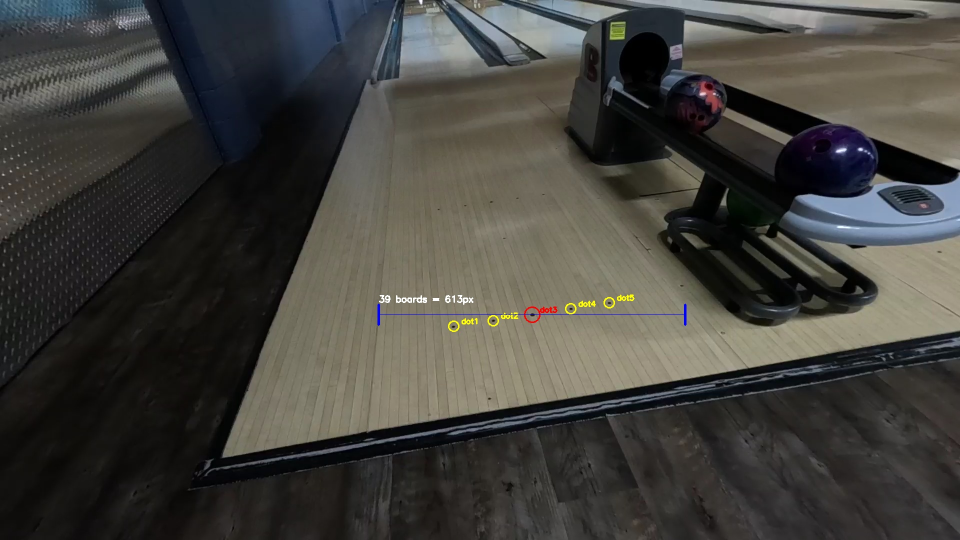
#> input picture backend/approach_dots.jpg, 1920 x 1080 px (shown at 1/2 size)
$ python -i empty_lane_boards.py   (imports and definitions only)
#> lines starting #> are read from the running program, lines starting #| are printed output that depends on the picture
#> further down, picture is the input picture: shape (1080, 1920, 3); mean B, G, R 61.3, 65.9, 67.1
#!/usr/bin/env python3
"""
Find frame without bowler and outline approach and lane regions
"""

import cv2
import numpy as np
import os

# [65 lines left out: function find_empty_lane_frame, not called in this run]

def detect_approach_and_lane_boundaries(frame):
    """
    Detect the approach and lane boundaries using edge detection and line finding
    """
    height, width = frame.shape[:2]
#> height = 1080; width = 1920
    gray = cv2.cvtColor(frame, cv2.COLOR_BGR2GRAY)
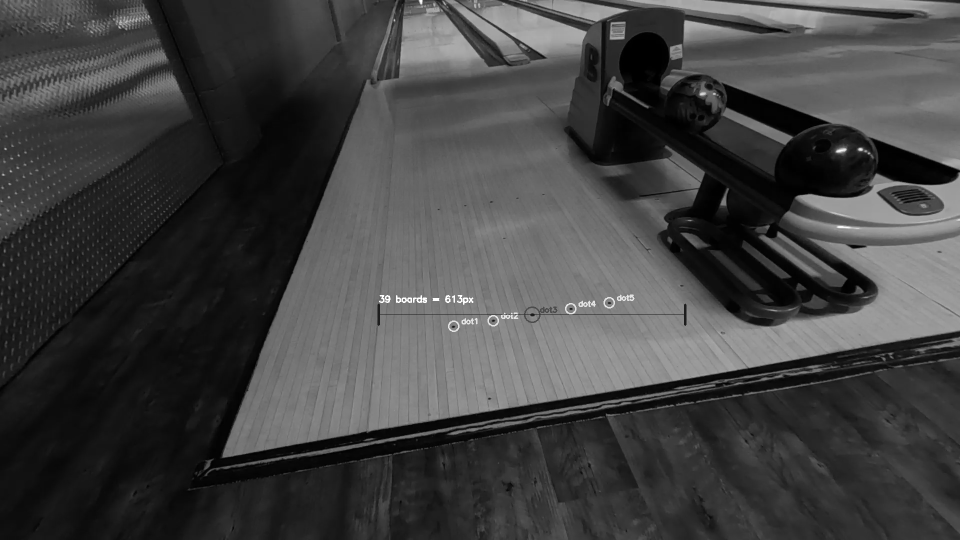
#> gray: shape (1080, 1920) (shown at 1/2 size); min 0, max 255, mean 65.7

    # Apply Gaussian blur to reduce noise
    blurred = cv2.GaussianBlur(gray, (5, 5), 0)

    # Edge detection
    edges = cv2.Canny(blurred, 50, 150)
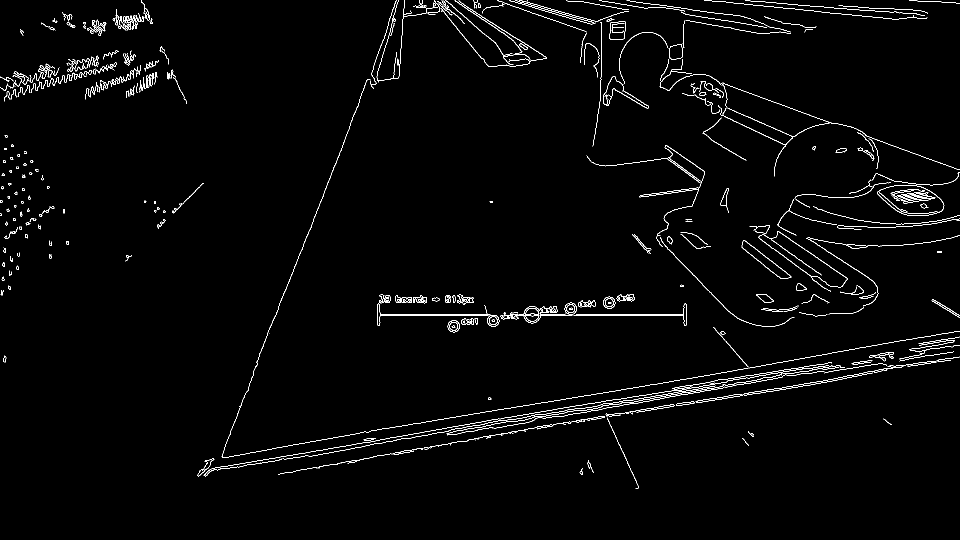
#> edges: shape (1080, 1920) (shown at 1/2 size); 1.8% white in thin lines or dots

    # Find lines using Hough transform
    lines = cv2.HoughLinesP(edges, 1, np.pi/180, threshold=100, minLineLength=100, maxLineGap=20)
#> lines = 82 rows, first 6: [754, 628, 980, 628], [754, 630, 1373, 630], [579, 911, 1151, 811], [1230, 782, 1915, 662], [736, 890, 901, 860], [1116, 833, 1612, 746]

    if lines is None:
        print("No lines detected")
        return None, None

    # Categorize lines
    horizontal_lines = []
    vertical_lines = []

    for line in lines:
        x1, y1, x2, y2 = line[0]

        # Calculate angle
        angle = np.arctan2(y2-y1, x2-x1) * 180 / np.pi
        if angle < 0:
            angle += 180

        length = np.sqrt((x2-x1)**2 + (y2-y1)**2)

        if abs(angle - 90) < 30:  # Vertical lines
            vertical_lines.append((x1, y1, x2, y2, length))
        elif abs(angle) < 30 or abs(angle - 180) < 30:  # Horizontal lines
            horizontal_lines.append((x1, y1, x2, y2, length))
#> this loop made 82 passes
#> (x1, y1, x2, y2, angle, length) on passes 1 to 12: (754, 628, 980, 628, 0, 226), (754, 630, 1373, 630, 0, 619), (579, 911, 1151, 811, 170.1, 580.7), (1230, 782, 1915, 662, 170.1, 695.4), (736, 890, 901, 860, 169.7, 167.7), (1116, 833, 1612, 746, 170.1, 503.6), (1137, 846, 1641, 766, 171, 510.3), (1155, 840, 1650, 761, 170.9, 501.3), (1478, 758, 1579, 741, 170.4, 102.4), (1260, 804, 1545, 754, 170, 289.4), (893, 836, 1229, 782, 170.9, 340.3), (596, 940, 1033, 863, 170, 443.7)
#> (x1, y1, x2, y2, angle) on passes 63, 64, 66, 67, 70, 71: (618, 912, 722, 894, 170.2), (1779, 733, 1918, 714, 172.2), (787, 909, 900, 887, 169), (399, 941, 573, 911, 170.2), (79, 163, 224, 137, 169.8), (895, 653, 1019, 631, 169.9)
#> after the loop, horizontal_lines = 62 items, first 6: (754, 628, 980, 628, 226), (754, 630, 1373, 630, 619), (579, 911, 1151, 811, 580.7), (1230, 782, 1915, 662, 695.4), (736, 890, 901, 860, 167.7), (1116, 833, 1612, 746, 503.6); vertical_lines = [(519, 706, 661, 353, 380.5), (443, 913, 515, 725, 201.3), (656, 365, 735, 159, 220.6), (1200, 202, 1203, 38, 164), (1228, 865, 1277, 974, 119.5)]

    print(f"Found {len(horizontal_lines)} horizontal lines, {len(vertical_lines)} vertical lines")
#| Found 62 horizontal lines, 5 vertical lines

    # Debug: print some horizontal lines
    print("Sample horizontal lines (bottom 10):")
    sorted_horiz = sorted(horizontal_lines, key=lambda x: min(x[1], x[3]), reverse=True)
#> sorted_horiz = 62 items, first 6: (454, 937, 578, 916, 125.8), (399, 941, 573, 911, 176.6), (505, 929, 615, 910, 111.6), (556, 948, 787, 907, 234.6), (618, 912, 722, 894, 105.5), (787, 909, 900, 887, 115.1)
    for i, (x1, y1, x2, y2, length) in enumerate(sorted_horiz[:10]):
        print(f"  Line {i}: y={min(y1,y2)}, length={length:.1f}")
#> this loop made 10 passes
#> (x1, y1, x2, y2, length) on passes 1 to 10: (454, 937, 578, 916, 125.8), (399, 941, 573, 911, 176.6), (505, 929, 615, 910, 111.6), (556, 948, 787, 907, 234.6), (618, 912, 722, 894, 105.5), (787, 909, 900, 887, 115.1), (484, 927, 726, 885, 245.6), (646, 907, 790, 881, 146.3), (415, 920, 710, 868, 299.5), (596, 940, 1033, 863, 443.7)
#|   Line 0: y=916, length=125.8
#|   Line 1: y=911, length=176.6
#|   Line 2: y=910, length=111.6
#|   Line 3: y=907, length=234.6
#|   Line 4: y=894, length=105.5
#|   Line 5: y=887, length=115.1
#|   Line 6: y=885, length=245.6
#|   Line 7: y=881, length=146.3
#> (further printed lines are left out)

    # Find foul line - use the lowest horizontal line as approximation
    if horizontal_lines:
        # Sort by y position (lowest first)
        sorted_horiz = sorted(horizontal_lines, key=lambda x: min(x[1], x[3]), reverse=True)
        foul_line = sorted_horiz[0]  # Lowest y position
#> foul_line = (454, 937, 578, 916, 125.8)
        print(f"Using lowest horizontal line as foul line at y ≈ {min(foul_line[1], foul_line[3])}")
#| Using lowest horizontal line as foul line at y ≈ 916
    else:
        print("No horizontal lines found")
        return None, None

    # Find lane boundaries (long vertical lines)
    lane_left = None
    lane_right = None

    if vertical_lines:
        print("Sample vertical lines:")
        sorted_vert = sorted(vertical_lines, key=lambda x: x[4], reverse=True)  # Sort by length
#> sorted_vert = [(519, 706, 661, 353, 380.5), (656, 365, 735, 159, 220.6), (443, 913, 515, 725, 201.3), (1200, 202, 1203, 38, 164), (1228, 865, 1277, 974, 119.5)]
        for i, (x1, y1, x2, y2, length) in enumerate(sorted_vert[:10]):
            print(f"  Vertical {i}: x={min(x1,x2)}, length={length:.1f}")
#> this loop made 5 passes
#|   Vertical 0: x=519, length=380.5
#|   Vertical 1: x=656, length=220.6
#|   Vertical 2: x=443, length=201.3
#|   Vertical 3: x=1200, length=164.0
#|   Vertical 4: x=1228, length=119.5

        # Find the leftmost and rightmost long vertical lines
        long_verticals = [line for line in vertical_lines if line[4] > height * 0.2]  # 20% of height
#> long_verticals = [(519, 706, 661, 353, 380.5), (656, 365, 735, 159, 220.6)]
        print(f"Long vertical lines (> {height * 0.2:.0f} pixels): {len(long_verticals)}")
#| Long vertical lines (> 216 pixels): 2

        if long_verticals:
            # Sort by x position
            long_verticals.sort(key=lambda x: min(x[0], x[2]))
            lane_left = long_verticals[0]
#> lane_left = (519, 706, 661, 353, 380.5)
            lane_right = long_verticals[-1]
#> lane_right = (656, 365, 735, 159, 220.6)
            print(f"Lane boundaries: left at x ≈ {min(lane_left[0], lane_left[2])}, right at x ≈ {max(lane_right[0], lane_right[2])}")
#| Lane boundaries: left at x ≈ 519, right at x ≈ 735
        else:
            print("No long vertical lines found, trying lower threshold")
            long_verticals = [line for line in vertical_lines if line[4] > height * 0.1]  # 10% of height
            if long_verticals:
                long_verticals.sort(key=lambda x: min(x[0], x[2]))
                lane_left = long_verticals[0]
                lane_right = long_verticals[-1]
                print(f"Lane boundaries (lower threshold): left at x ≈ {min(lane_left[0], lane_left[2])}, right at x ≈ {max(lane_right[0], lane_right[2])}")
    else:
        print("No vertical lines found")

    return foul_line, (lane_left, lane_right)

# [48 lines left out: function create_approach_lane_outline, not called in this run]

def main():
    video_path = "../video/behind/1.MP4"
    create_approach_lane_outline(video_path)

# [2 lines not run here, left out]

>>> import cv2
>>> picture = cv2.imread('approach_dots.jpg')
>>> result = detect_approach_and_lane_boundaries(picture)
#> result = ((454, 937, 578, 916, 125.8), ((519, 706, 661, 353, 380.5), (656, 365, 735, 159, 220.6)))

$ run again, on backend/bowler_clear.jpg
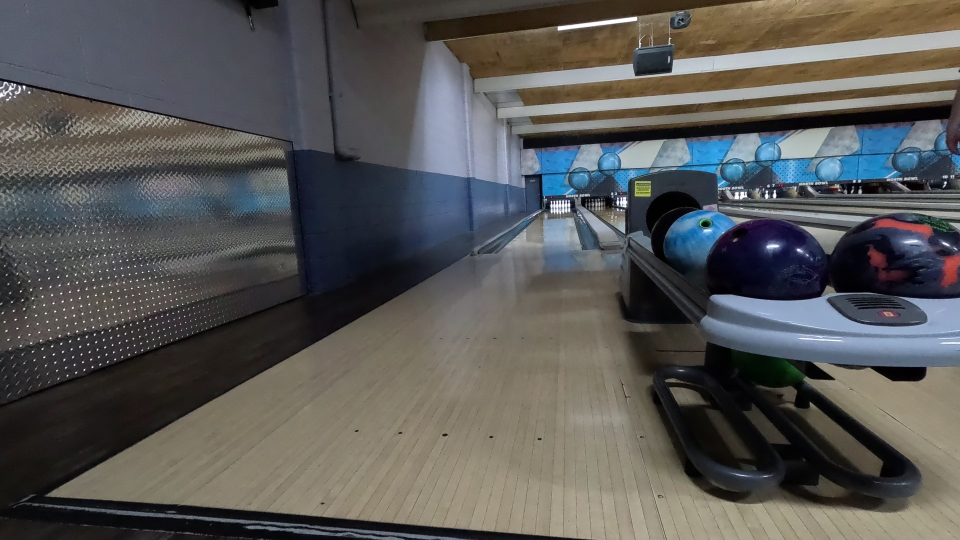
#> input picture backend/bowler_clear.jpg, 1920 x 1080 px (shown at 1/2 size)
#> picture is the input picture: shape (1080, 1920, 3); mean B, G, R 85.8, 87.2, 87.6
#> in detect_approach_and_lane_boundaries, `gray = cv2.cvtColor(frame, cv2.COLOR_BGR2GRAY)`:
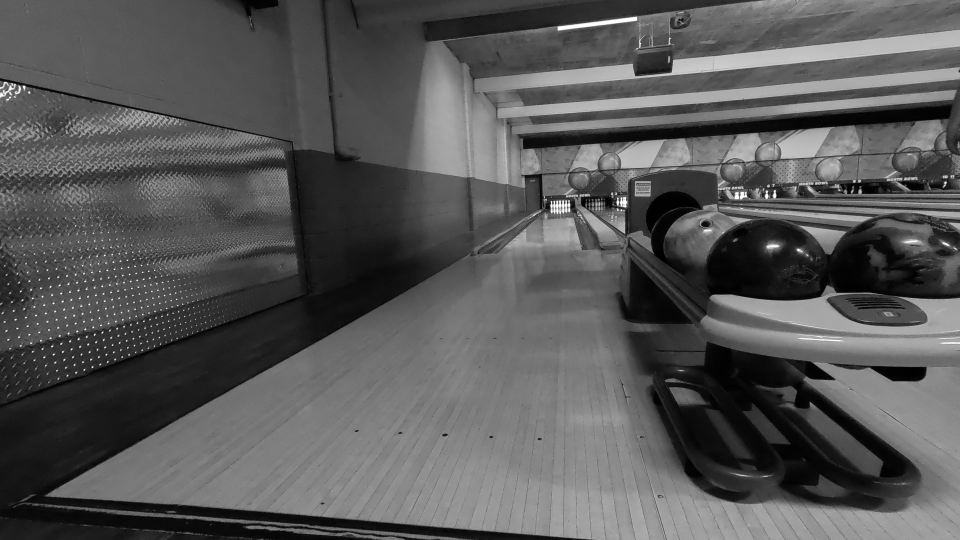
#> gray: shape (1080, 1920) (shown at 1/2 size); min 0, max 255, mean 87.1
#> in detect_approach_and_lane_boundaries, `edges = cv2.Canny(blurred, 50, 150)`:
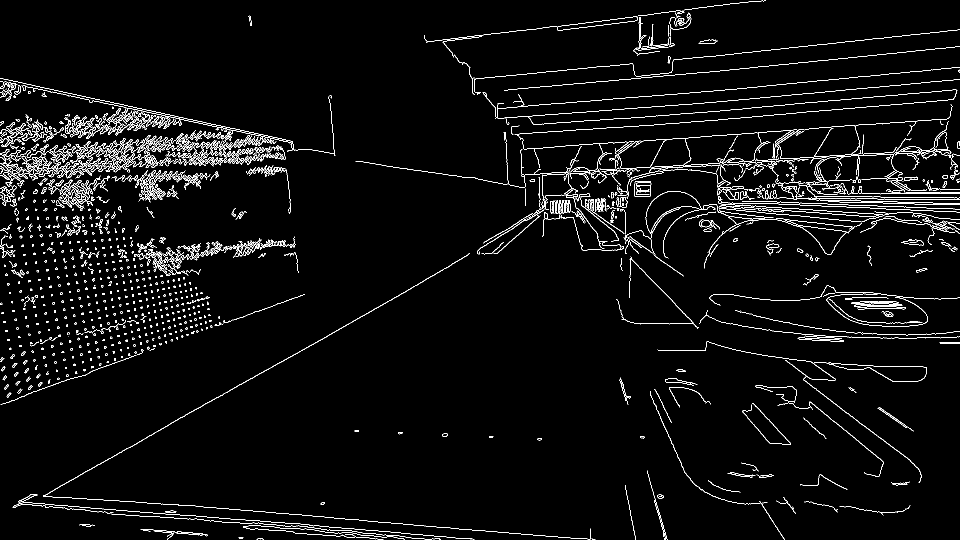
#> edges: shape (1080, 1920) (shown at 1/2 size); 3.6% white in thin lines or dots
#> lines = 383 rows, first 6: [364, 315, 587, 295], [1412, 272, 1893, 238], [1336, 121, 1914, 60], [1, 162, 585, 286], [991, 217, 1251, 195], [1503, 215, 1912, 179]
#> the loop in detect_approach_and_lane_boundaries, `for line in lines:` made 383 passes
#> (x1, y1, x2, y2, angle, length) on passes 1 to 8: (364, 315, 587, 295, 174.9, 223.9), (1412, 272, 1893, 238, 176, 482.2), (1336, 121, 1914, 60, 174, 581.2), (1, 162, 585, 286, 11.99, 597), (991, 217, 1251, 195, 175.2, 260.9), (1503, 215, 1912, 179, 175, 410.6), (1408, 242, 1905, 199, 175.1, 498.9), (1008, 180, 1439, 142, 175, 432.7)
#> after the loop in detect_approach_and_lane_boundaries, `for line in lines:`: horizontal_lines = 374 items, first 6: (364, 315, 587, 295, 223.9), (1412, 272, 1893, 238, 482.2), (1336, 121, 1914, 60, 581.2), (1, 162, 585, 286, 597), (991, 217, 1251, 195, 260.9), (1503, 215, 1912, 179, 410.6); vertical_lines = [(1300, 787, 1371, 947, 175), (1294, 941, 1333, 1077, 141.5)]
#| Found 374 horizontal lines, 2 vertical lines
#> sorted_horiz = 374 items, first 6: (673, 1060, 776, 1070, 103.5), (513, 1057, 645, 1070, 132.6), (513, 1041, 947, 1078, 435.6), (366, 1036, 496, 1047, 130.5), (332, 1034, 491, 1047, 159.5), (195, 1024, 302, 1033, 107.4)
#> the loop in detect_approach_and_lane_boundaries, `for i, (x1, y1, x2, y2, length) in enumerate(sorted_horiz[:10]):` made 10 passes
#> (printed output is left out)
#> foul_line = (673, 1060, 776, 1070, 103.5)
#| Using lowest horizontal line as foul line at y ≈ 1060
#> sorted_vert has the same summary as vertical_lines
#> the loop in detect_approach_and_lane_boundaries, `for i, (x1, y1, x2, y2, length) in enumerate(sorted_vert[:10]):` made 2 passes
#> (printed output is left out)
#> in detect_approach_and_lane_boundaries, `long_verticals = [line for line in vertical_lines if line[4] > height ..`: long_verticals = []
#| Long vertical lines (> 216 pixels): 0
#> in detect_approach_and_lane_boundaries, `long_verticals = [line for line in vertical_lines if line[4] > height ..`: long_verticals has the same summary as vertical_lines
#> lane_left = (1294, 941, 1333, 1077, 141.5)
#> lane_right = (1300, 787, 1371, 947, 175)
#| Lane boundaries (lower threshold): left at x ≈ 1294, right at x ≈ 1371
#> result = ((673, 1060, 776, 1070, 103.5), ((1294, 941, 1333, 1077, 141.5), (1300, 787, 1371, 947, 175)))
